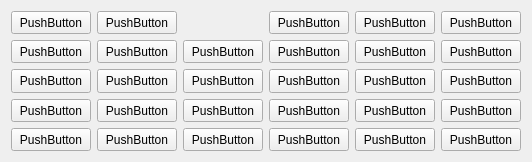
          <widget class="QWidget" name="page">
           <property name="geometry">
            <rect>
             <x>0</x>
             <y>0</y>
             <width>522</width>
             <height>162</height>
            </rect>
           </property>
           <attribute name="label">
            <string>Перший тиждень</string>
           </attribute>
           <layout class="QGridLayout" name="gridLayout_4">
            <item row="0" column="0">
             <widget class="QPushButton" name="pushButton_176">
              <property name="sizePolicy">
               <sizepolicy hsizetype="Minimum" vsizetype="Minimum">
                <horstretch>0</horstretch>
                <verstretch>0</verstretch>
               </sizepolicy>
              </property>
              <property name="acceptDrops">
               <bool>true</bool>
              </property>
              <property name="text">
               <string>PushButton</string>
              </property>
             </widget>
            </item>
            <item row="0" column="1">
             <widget class="QPushButton" name="pushButton_186">
              <property name="sizePolicy">
               <sizepolicy hsizetype="Minimum" vsizetype="Minimum">
                <horstretch>0</horstretch>
                <verstretch>0</verstretch>
               </sizepolicy>
              </property>
              <property name="acceptDrops">
               <bool>true</bool>
              </property>
              <property name="text">
               <string>PushButton</string>
              </property>
             </widget>
            </item>
            <item row="0" column="3">
             <widget class="QPushButton" name="pushButton_192">
              <property name="sizePolicy">
               <sizepolicy hsizetype="Minimum" vsizetype="Minimum">
                <horstretch>0</horstretch>
                <verstretch>0</verstretch>
               </sizepolicy>
              </property>
              <property name="acceptDrops">
               <bool>true</bool>
              </property>
              <property name="text">
               <string>PushButton</string>
              </property>
             </widget>
            </item>
            <item row="0" column="4">
             <widget class="QPushButton" name="pushButton_202">
              <property name="sizePolicy">
               <sizepolicy hsizetype="Minimum" vsizetype="Minimum">
                <horstretch>0</horstretch>
                <verstretch>0</verstretch>
               </sizepolicy>
              </property>
              <property name="acceptDrops">
               <bool>true</bool>
              </property>
              <property name="text">
               <string>PushButton</string>
              </property>
             </widget>
            </item>
            <item row="0" column="5">
             <widget class="QPushButton" name="pushButton_195">
              <property name="sizePolicy">
               <sizepolicy hsizetype="Minimum" vsizetype="Minimum">
                <horstretch>0</horstretch>
                <verstretch>0</verstretch>
               </sizepolicy>
              </property>
              <property name="acceptDrops">
               <bool>true</bool>
              </property>
              <property name="text">
               <string>PushButton</string>
              </property>
             </widget>
            </item>
            <item row="1" column="0">
             <widget class="QPushButton" name="pushButton_181">
              <property name="sizePolicy">
               <sizepolicy hsizetype="Minimum" vsizetype="Minimum">
                <horstretch>0</horstretch>
                <verstretch>0</verstretch>
               </sizepolicy>
              </property>
              <property name="acceptDrops">
               <bool>true</bool>
              </property>
              <property name="text">
               <string>PushButton</string>
              </property>
             </widget>
            </item>
            <item row="1" column="1">
             <widget class="QPushButton" name="pushButton_191">
              <property name="sizePolicy">
               <sizepolicy hsizetype="Minimum" vsizetype="Minimum">
                <horstretch>0</horstretch>
                <verstretch>0</verstretch>
               </sizepolicy>
              </property>
              <property name="acceptDrops">
               <bool>true</bool>
              </property>
              <property name="text">
               <string>PushButton</string>
              </property>
             </widget>
            </item>
            <item row="1" column="2">
             <widget class="QPushButton" name="pushButton_196">
              <property name="sizePolicy">
               <sizepolicy hsizetype="Minimum" vsizetype="Minimum">
                <horstretch>0</horstretch>
                <verstretch>0</verstretch>
               </sizepolicy>
              </property>
              <property name="acceptDrops">
               <bool>true</bool>
              </property>
              <property name="text">
               <string>PushButton</string>
              </property>
             </widget>
            </item>
            <item row="1" column="3">
             <widget class="QPushButton" name="pushButton_180">
              <property name="sizePolicy">
               <sizepolicy hsizetype="Minimum" vsizetype="Minimum">
                <horstretch>0</horstretch>
                <verstretch>0</verstretch>
               </sizepolicy>
              </property>
              <property name="acceptDrops">
               <bool>true</bool>
              </property>
              <property name="text">
               <string>PushButton</string>
              </property>
             </widget>
            </item>
            <item row="1" column="4">
             <widget class="QPushButton" name="pushButton_188">
              <property name="sizePolicy">
               <sizepolicy hsizetype="Minimum" vsizetype="Minimum">
                <horstretch>0</horstretch>
                <verstretch>0</verstretch>
               </sizepolicy>
              </property>
              <property name="acceptDrops">
               <bool>true</bool>
              </property>
              <property name="text">
               <string>PushButton</string>
              </property>
             </widget>
            </item>
            <item row="1" column="5">
             <widget class="QPushButton" name="pushButton_177">
              <property name="sizePolicy">
               <sizepolicy hsizetype="Minimum" vsizetype="Minimum">
                <horstretch>0</horstretch>
                <verstretch>0</verstretch>
               </sizepolicy>
              </property>
              <property name="acceptDrops">
               <bool>true</bool>
              </property>
              <property name="text">
               <string>PushButton</string>
              </property>
             </widget>
            </item>
            <item row="2" column="0">
             <widget class="QPushButton" name="pushButton_189">
              <property name="sizePolicy">
               <sizepolicy hsizetype="Minimum" vsizetype="Minimum">
                <horstretch>0</horstretch>
                <verstretch>0</verstretch>
               </sizepolicy>
              </property>
              <property name="acceptDrops">
               <bool>true</bool>
              </property>
              <property name="text">
               <string>PushButton</string>
              </property>
             </widget>
            </item>
            <item row="2" column="1">
             <widget class="QPushButton" name="pushButton_179">
              <property name="sizePolicy">
               <sizepolicy hsizetype="Minimum" vsizetype="Minimum">
                <horstretch>0</horstretch>
                <verstretch>0</verstretch>
               </sizepolicy>
              </property>
              <property name="acceptDrops">
               <bool>true</bool>
              </property>
              <property name="text">
               <string>PushButton</string>
              </property>
             </widget>
            </item>
            <item row="2" column="2">
             <widget class="QPushButton" name="pushButton_194">
              <property name="sizePolicy">
               <sizepolicy hsizetype="Minimum" vsizetype="Minimum">
                <horstretch>0</horstretch>
                <verstretch>0</verstretch>
               </sizepolicy>
              </property>
              <property name="acceptDrops">
               <bool>true</bool>
              </property>
              <property name="text">
               <string>PushButton</string>
              </property>
             </widget>
            </item>
            <item row="2" column="3">
             <widget class="QPushButton" name="pushButton_199">
              <property name="sizePolicy">
               <sizepolicy hsizetype="Minimum" vsizetype="Minimum">
                <horstretch>0</horstretch>
                <verstretch>0</verstretch>
               </sizepolicy>
              </property>
              <property name="acceptDrops">
               <bool>true</bool>
              </property>
              <property name="text">
               <string>PushButton</string>
              </property>
             </widget>
            </item>
            <item row="2" column="4">
             <widget class="QPushButton" name="pushButton_201">
              <property name="sizePolicy">
               <sizepolicy hsizetype="Minimum" vsizetype="Minimum">
                <horstretch>0</horstretch>
                <verstretch>0</verstretch>
               </sizepolicy>
              </property>
              <property name="acceptDrops">
               <bool>true</bool>
              </property>
              <property name="text">
               <string>PushButton</string>
              </property>
             </widget>
            </item>
            <item row="2" column="5">
             <widget class="QPushButton" name="pushButton_182">
              <property name="sizePolicy">
               <sizepolicy hsizetype="Minimum" vsizetype="Minimum">
                <horstretch>0</horstretch>
                <verstretch>0</verstretch>
               </sizepolicy>
              </property>
              <property name="acceptDrops">
               <bool>true</bool>
              </property>
              <property name="text">
               <string>PushButton</string>
              </property>
             </widget>
            </item>
            <item row="3" column="0">
             <widget class="QPushButton" name="pushButton_198">
              <property name="sizePolicy">
               <sizepolicy hsizetype="Minimum" vsizetype="Minimum">
                <horstretch>0</horstretch>
                <verstretch>0</verstretch>
               </sizepolicy>
              </property>
              <property name="acceptDrops">
               <bool>true</bool>
              </property>
              <property name="text">
               <string>PushButton</string>
              </property>
             </widget>
            </item>
            <item row="3" column="1">
             <widget class="QPushButton" name="pushButton_200">
              <property name="sizePolicy">
               <sizepolicy hsizetype="Minimum" vsizetype="Minimum">
                <horstretch>0</horstretch>
                <verstretch>0</verstretch>
               </sizepolicy>
              </property>
              <property name="acceptDrops">
               <bool>true</bool>
              </property>
              <property name="text">
               <string>PushButton</string>
              </property>
             </widget>
            </item>
            <item row="3" column="2">
             <widget class="QPushButton" name="pushButton_183">
              <property name="sizePolicy">
               <sizepolicy hsizetype="Minimum" vsizetype="Minimum">
                <horstretch>0</horstretch>
                <verstretch>0</verstretch>
               </sizepolicy>
              </property>
              <property name="acceptDrops">
               <bool>true</bool>
              </property>
              <property name="text">
               <string>PushButton</string>
              </property>
             </widget>
            </item>
            <item row="3" column="3">
             <widget class="QPushButton" name="pushButton_174">
              <property name="sizePolicy">
               <sizepolicy hsizetype="Minimum" vsizetype="Minimum">
                <horstretch>0</horstretch>
                <verstretch>0</verstretch>
               </sizepolicy>
              </property>
              <property name="acceptDrops">
               <bool>true</bool>
              </property>
              <property name="text">
               <string>PushButton</string>
              </property>
             </widget>
            </item>
            <item row="3" column="4">
             <widget class="QPushButton" name="pushButton_190">
              <property name="sizePolicy">
               <sizepolicy hsizetype="Minimum" vsizetype="Minimum">
                <horstretch>0</horstretch>
                <verstretch>0</verstretch>
               </sizepolicy>
              </property>
              <property name="acceptDrops">
               <bool>true</bool>
              </property>
              <property name="text">
               <string>PushButton</string>
              </property>
             </widget>
            </item>
            <item row="3" column="5">
             <widget class="QPushButton" name="pushButton_187">
              <property name="sizePolicy">
               <sizepolicy hsizetype="Minimum" vsizetype="Minimum">
                <horstretch>0</horstretch>
                <verstretch>0</verstretch>
               </sizepolicy>
              </property>
              <property name="acceptDrops">
               <bool>true</bool>
              </property>
              <property name="text">
               <string>PushButton</string>
              </property>
             </widget>
            </item>
            <item row="4" column="0">
             <widget class="QPushButton" name="pushButton_173">
              <property name="sizePolicy">
               <sizepolicy hsizetype="Minimum" vsizetype="Minimum">
                <horstretch>0</horstretch>
                <verstretch>0</verstretch>
               </sizepolicy>
              </property>
              <property name="acceptDrops">
               <bool>true</bool>
              </property>
              <property name="text">
               <string>PushButton</string>
              </property>
             </widget>
            </item>
            <item row="4" column="1">
             <widget class="QPushButton" name="pushButton_197">
              <property name="sizePolicy">
               <sizepolicy hsizetype="Minimum" vsizetype="Minimum">
                <horstretch>0</horstretch>
                <verstretch>0</verstretch>
               </sizepolicy>
              </property>
              <property name="acceptDrops">
               <bool>true</bool>
              </property>
              <property name="text">
               <string>PushButton</string>
              </property>
             </widget>
            </item>
            <item row="4" column="2">
             <widget class="QPushButton" name="pushButton_184">
              <property name="sizePolicy">
               <sizepolicy hsizetype="Minimum" vsizetype="Minimum">
                <horstretch>0</horstretch>
                <verstretch>0</verstretch>
               </sizepolicy>
              </property>
              <property name="acceptDrops">
               <bool>true</bool>
              </property>
              <property name="text">
               <string>PushButton</string>
              </property>
             </widget>
            </item>
            <item row="4" column="3">
             <widget class="QPushButton" name="pushButton_175">
              <property name="sizePolicy">
               <sizepolicy hsizetype="Minimum" vsizetype="Minimum">
                <horstretch>0</horstretch>
                <verstretch>0</verstretch>
               </sizepolicy>
              </property>
              <property name="acceptDrops">
               <bool>true</bool>
              </property>
              <property name="text">
               <string>PushButton</string>
              </property>
             </widget>
            </item>
            <item row="4" column="4">
             <widget class="QPushButton" name="pushButton_178">
              <property name="sizePolicy">
               <sizepolicy hsizetype="Minimum" vsizetype="Minimum">
                <horstretch>0</horstretch>
                <verstretch>0</verstretch>
               </sizepolicy>
              </property>
              <property name="acceptDrops">
               <bool>true</bool>
              </property>
              <property name="text">
               <string>PushButton</string>
              </property>
             </widget>
            </item>
            <item row="4" column="5">
             <widget class="QPushButton" name="pushButton_185">
              <property name="sizePolicy">
               <sizepolicy hsizetype="Minimum" vsizetype="Minimum">
                <horstretch>0</horstretch>
                <verstretch>0</verstretch>
               </sizepolicy>
              </property>
              <property name="acceptDrops">
               <bool>true</bool>
              </property>
              <property name="text">
               <string>PushButton</string>
              </property>
             </widget>
            </item>
           </layout>
          </widget>
